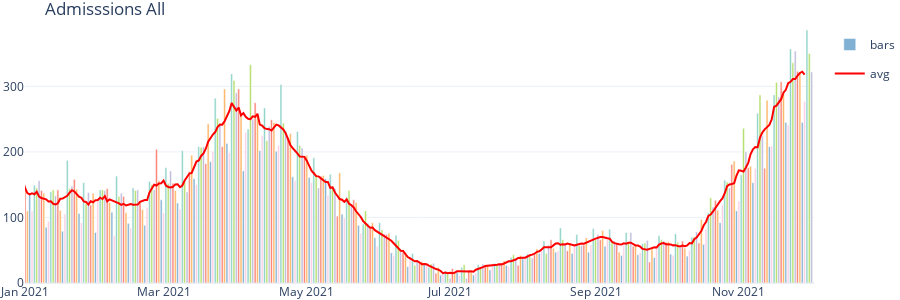

The notebook cell saved with this chart:
### Markdown cell above
# Hospital Data

### Code cell
def hospi_prov(prov=None):
    df_hospi = df_prov_tot

    if prov != 'All':
        df_hospi = df_hospi[df_hospi['PROVINCE'] == prov]

    df = df_hospi.groupby(['DATE']).agg({'TOTAL_IN': 'sum', 'NEW_OUT': 'sum', 'NEW_IN': 'sum', 'TOTAL_IN_ICU': 'sum'})

    x2 = df.index
    y2 = df.NEW_IN

    df.index = pd.to_datetime(df.index)
    dw = df.index.dayofweek
    colors_map = {0: '#fccde5', 1: '#8dd3c7', 2: '#b3de69', 3: '#bebada', 4: '#fb8072', 5: '#fdb462', 6: '#80b1d3',
                  7: 'lightgrey'}
    colors = [colors_map[i] for i in dw]

    
    fig = go.Figure(data=[
        go.Bar(x=x2, y=y2, name="bars", 
               legendgroup='group2', showlegend=True, marker_color=colors),
        go.Scatter(x=x2, y=y2.rolling(7,center=True).mean(), 
                   showlegend=True, name=gettext('avg'),legendgroup='avg 7 days', marker_color="red")
    ])
    start = '2021-01-01' 
    fig.update_layout(yaxis_range=[0,max(y2[x2 >=start])])
    fig.update_layout(xaxis_range=[start, datetime.today().strftime('%Y-%m-%d')])
    fig.update_layout(template="plotly_white", height=300, margin=dict(l=0, r=0, t=30, b=0),title="Admisssions "+prov)

    return fig


def hospi_new_in_per_provinces():
    #prov = ['All','Liège', 'Brussels','Antwerpen','Namur', 'Luxembourg', 'Hainaut' , 'BrabantWallon', 'VlaamsBrabant', 'OostVlaanderen',
    #    'WestVlaanderen', 'Limburg',]
    prov = ['All']
    n_cols = 2
    n_rows = math.ceil(1.0 * len(prov)/ n_cols)

    idx = 0
    for prov_name in prov:
            fig = hospi_prov(prov=prov_name)
            
            fig.show()



hospi_new_in_per_provinces()

### Figure 1 — Plotly figure (JSON) as saved in the notebook; plotly's stock layout.template omitted (floating-point values rounded to 4 significant figures; data arrays with more than 128 entries replaced by an {"elided": "..."} marker saying what was removed)
{"data": [{"legendgroup": "group2", "marker": {"color": {"elided": "628 str values"}}, "name": "bars", "showlegend": true, "type": "bar", "x": {"elided": "628 str values"}, "y": {"elided": "628 int values"}}, {"legendgroup": "avg 7 days", "marker": {"color": "red"}, "name": "avg", "showlegend": true, "type": "scatter", "x": {"elided": "628 str values"}, "y": {"elided": "628 float values"}}], "layout": {"height": 300, "margin": {"b": 0, "l": 0, "r": 0, "t": 30}, "title": {"text": "Admisssions All"}, "xaxis": {"range": ["2021-01-01", "2021-12-03"]}, "yaxis": {"range": [0, 386]}}}
